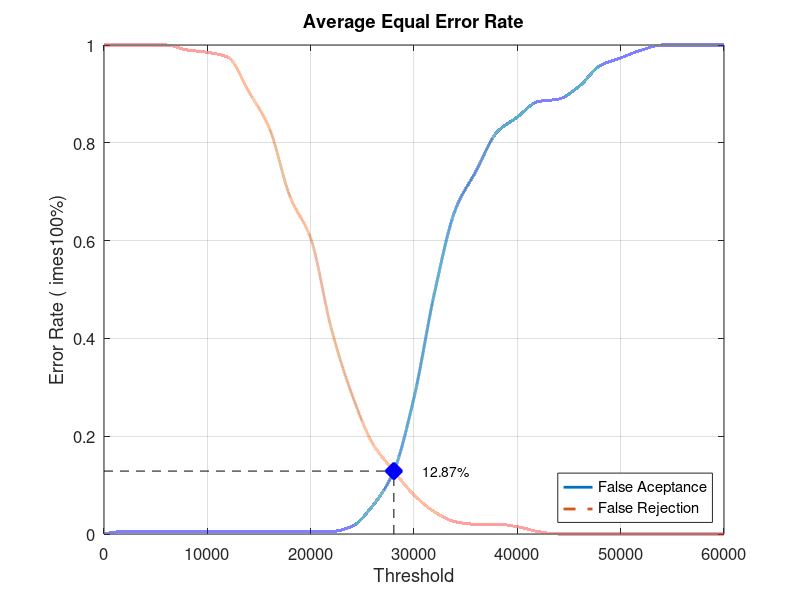
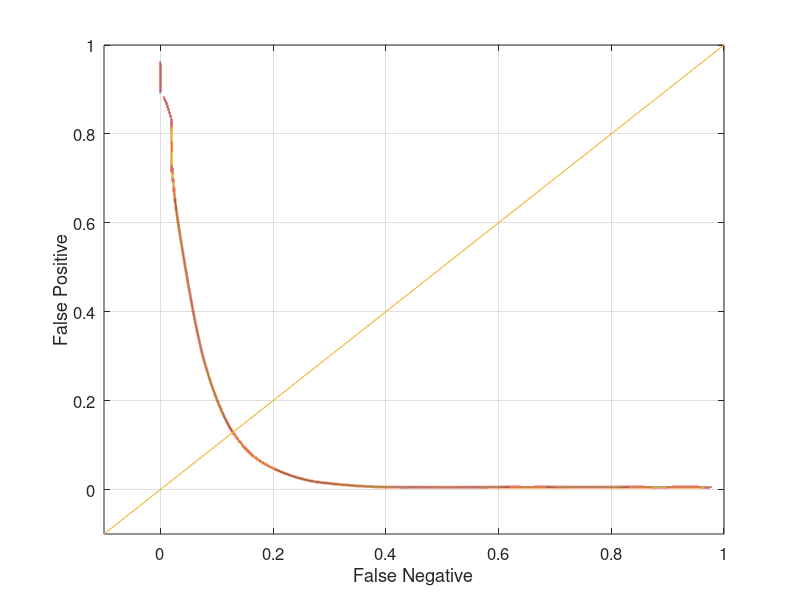

MATLAB code for these plots, in order:
close all;
clear;
clc;
x = 0:2000:60000;
xq = 0:0.5:60000;

y0 = [0 0.00526316 0.00526316 0.00526316 0.00526316 0.00526316 0.00526316 0.00526316 0.00526316 0.00526316 0.00526316 0.00526316 0.0157895 0.0578947 0.126316 0.278947 0.494737 0.663158 0.742105 0.821053 0.852632 0.884211 0.889474 0.915789 0.957895 0.973684 0.989474 1 1 1 1]
yy0 = interp1(x, y0, xq, 'pchip');
y1 = [1 1 1 1 0.99 0.985 0.975 0.905 0.83 0.69 0.605 0.42 0.285 0.185 0.13 0.08 0.045 0.025 0.02 0.02 0.015 0.005 0 0 0 0 0 0 0 0 0]
yy1 = interp1(x, y1, xq, 'pchip');

% Calculating EER: 
y2 = abs(y0 - y1);
find(y2 == min(y2))
yy2 = abs(yy0 - yy1);
xEER = find(yy2 == min(yy2));
xEERIndex = xq(xEER) % X-axis EER
yEER = yy0(xEER) % Y-axis EER

main = figure
plot(xq, yy0,'-','LineWidth', 2);	hold on
plot(xq, yy1,'--','LineWidth', 2);	hold on
plot([xEERIndex xEERIndex], [0 yEER], 'k--');	hold on
plot([0 xEERIndex], [yEER yEER], 'k--');	hold on
plot(xEERIndex, yEER, 'bx', 'LineWidth', 10);	hold on
text(xEERIndex + 10 * xEERIndex / 100, yEER, [num2str(round((10000 * yEER)) / 100) '%'])
legend('False Aceptance', 'False Rejection', 'Location', 'SouthEast')
xlabel('Threshold')
ylabel('Error Rate (	imes100%)')
title('Average Equal Error Rate')
set(gca, 'FontSize', 12)
axis([0 60000 0 1])
grid on

print(main, 'Database4_3Main', '-dpng');
FNRxFPR = figure('Color', [1 1 1]);
plot(yy1, yy0, '-', yy1, yy0, 'LineWidth', 2);
hold on
y = -0.1:0.1:1
plot(y, y); 
set(gca, 'FontSize', 12)
xlabel('False Negative')
ylabel('False Positive')
axis([-0.1 1 -0.1 1])
set(gca, 'FontSize', 12)
grid on

print(FNRxFPR, 'Database4_3FNRxFPR','-dpng');
